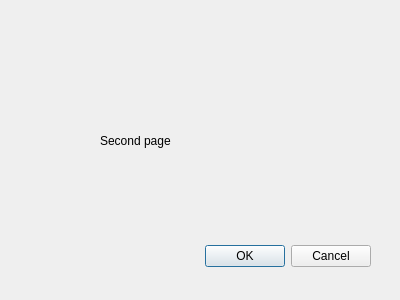
<?xml version="1.0" encoding="UTF-8"?>
<ui version="4.0">
 <class>Dialog</class>
 <widget class="QDialog" name="Dialog">
  <property name="geometry">
   <rect>
    <x>0</x>
    <y>0</y>
    <width>400</width>
    <height>300</height>
   </rect>
  </property>
  <property name="windowTitle">
   <string>Dialog</string>
  </property>
  <widget class="QDialogButtonBox" name="buttonBox">
   <property name="geometry">
    <rect>
     <x>30</x>
     <y>240</y>
     <width>341</width>
     <height>32</height>
    </rect>
   </property>
   <property name="orientation">
    <enum>Qt::Horizontal</enum>
   </property>
   <property name="standardButtons">
    <set>QDialogButtonBox::Cancel|QDialogButtonBox::Ok</set>
   </property>
  </widget>
  <widget class="QLabel" name="label">
   <property name="geometry">
    <rect>
     <x>100</x>
     <y>80</y>
     <width>211</width>
     <height>121</height>
    </rect>
   </property>
   <property name="styleSheet">
    <string notr="true">font: 75 16pt &quot;Georgia&quot;;</string>
   </property>
   <property name="text">
    <string>Second page</string>
   </property>
  </widget>
 </widget>
 <resources/>
 <connections>
  <connection>
   <sender>buttonBox</sender>
   <signal>accepted()</signal>
   <receiver>Dialog</receiver>
   <slot>accept()</slot>
   <hints>
    <hint type="sourcelabel">
     <x>248</x>
     <y>254</y>
    </hint>
    <hint type="destinationlabel">
     <x>157</x>
     <y>274</y>
    </hint>
   </hints>
  </connection>
  <connection>
   <sender>buttonBox</sender>
   <signal>rejected()</signal>
   <receiver>Dialog</receiver>
   <slot>reject()</slot>
   <hints>
    <hint type="sourcelabel">
     <x>316</x>
     <y>260</y>
    </hint>
    <hint type="destinationlabel">
     <x>286</x>
     <y>274</y>
    </hint>
   </hints>
  </connection>
 </connections>
</ui>
